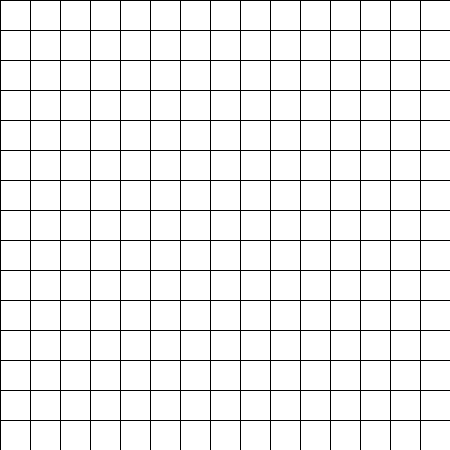
Frame 1 (no input)
Frame 60 (the mouse pressed at the canvas centre just before this capture): identical to frame 1, image omitted
Frame 120 (the mouse held since frame 60 and released just before this capture): identical to frame 1, image omitted

The Processing sketch that drew this single still picture (run headless with seeded random() and noise(); from frame 60 on, the mouse is pressed at the canvas centre):

// Processing sketch: Exercise8
// ── Exercise8.pde
float[] xList = new float[225];
float[] yList = new float[225];
float s = 30;
int atari = 0;
boolean clear = false;
void setup(){
  size(450, 450);
  for (int i=0; i<225; i++) {
    xList[i] = s * (i % 15);
    yList[i] = s * (i / 15);
  }
  atari = (int)random(225);
}

void draw(){
  for (int i=0; i<225; i++) {
    if (i == atari && clear) {
      fill(255, 0, 0);
    } else {
      fill(255);
    }
    rect(xList[i], yList[i], s, s);
  }

  if (mousePressed) {
    if (xList[atari]<mouseX && mouseX<xList[atari]+s
      && yList[atari]<mouseY && mouseY<yList[atari]+s) {
      clear = true;
    }
  }
}
